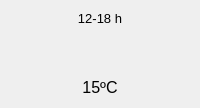
        <widget class="QFrame" name="frameCielo13">
         <property name="type" stdset="0">
          <string>value</string>
         </property>
         <layout class="QVBoxLayout" name="verticalLayoutCielo13">
          <item>
           <widget class="QLabel" name="labelHora13">
            <property name="font">
             <font>
              <pointsize>10</pointsize>
             </font>
            </property>
            <property name="text">
             <string>12-18 h</string>
            </property>
            <property name="alignment">
             <set>Qt::AlignCenter</set>
            </property>
           </widget>
          </item>
          <item>
           <widget class="QLabel" name="labelCielo13">
            <property name="minimumSize">
             <size>
              <width>40</width>
              <height>40</height>
             </size>
            </property>
            <property name="text">
             <string/>
            </property>
            <property name="pixmap">
             <pixmap>:/img/chanceflurries.png</pixmap>
            </property>
            <property name="alignment">
             <set>Qt::AlignCenter</set>
            </property>
           </widget>
          </item>
          <item>
           <widget class="QLabel" name="labelTemp13">
            <property name="font">
             <font>
              <pointsize>12</pointsize>
             </font>
            </property>
            <property name="text">
             <string>15ºC</string>
            </property>
            <property name="alignment">
             <set>Qt::AlignCenter</set>
            </property>
           </widget>
          </item>
         </layout>
        </widget>
